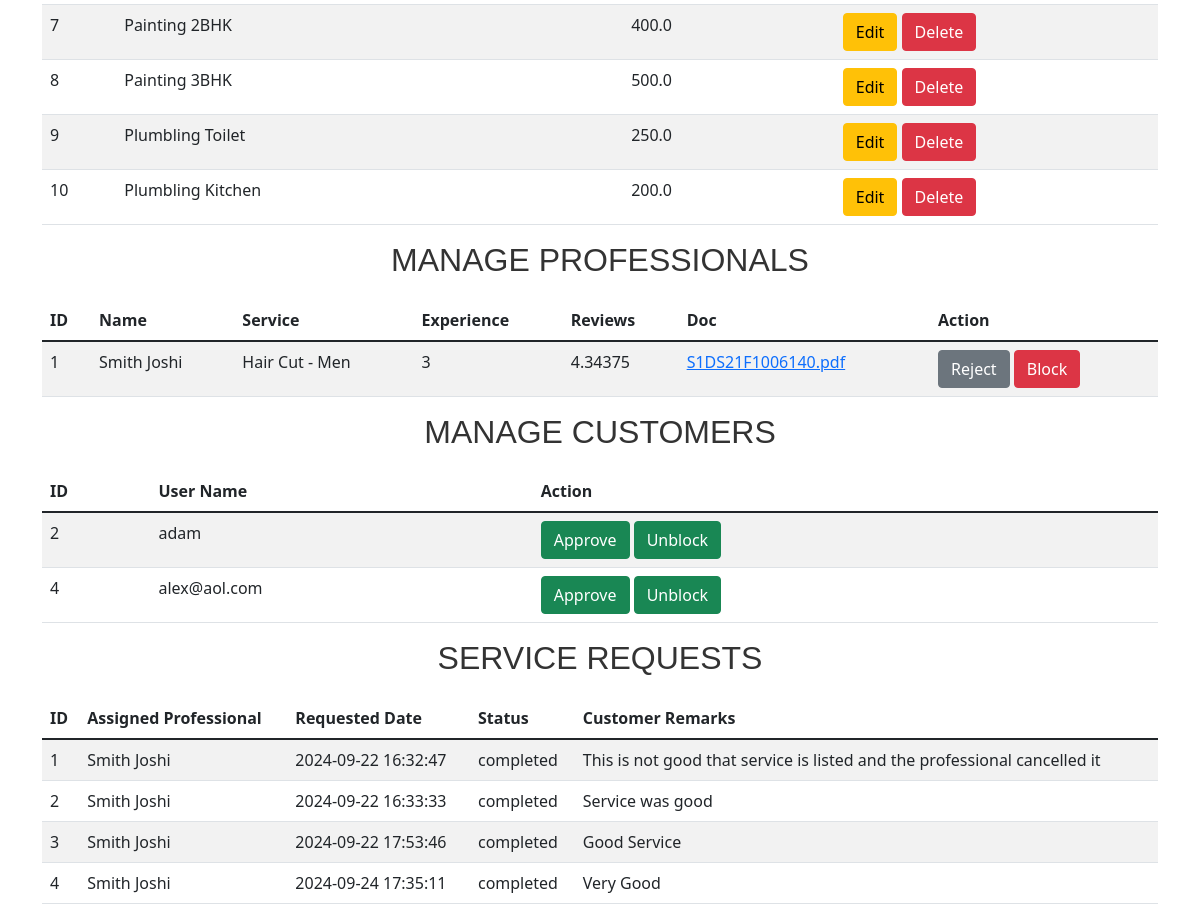
The app's page /admin/dashboard (signed in, lower part), older data.
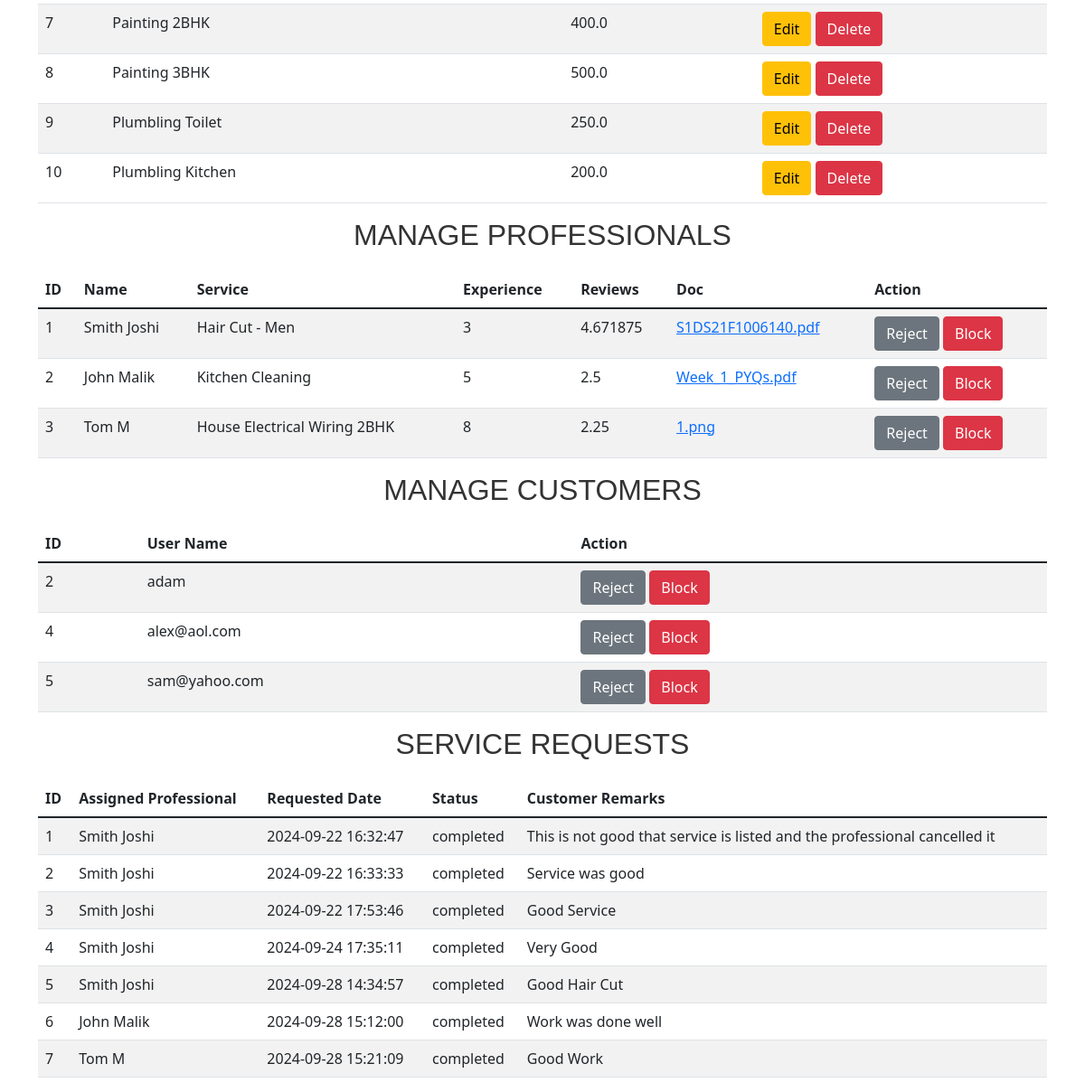
The same page, newer data.
### models.py (models this page shows, shortened)
class Service(db.Model):
    __tablename__ = 'services'
    id = db.Column(db.Integer, primary_key=True)
    name = db.Column(db.String(100), nullable=False)
    price = db.Column(db.Float, nullable=False)
    description = db.Column(db.String(200))
    service_type = db.Column(db.String(50))

class ProfessionalProfile(db.Model):
    __tablename__ = 'professional_profiles'
    id = db.Column(db.Integer, primary_key=True)
    user_id = db.Column(db.Integer, db.ForeignKey('users.id'))
    full_name = db.Column(db.String(100), nullable=False)
    service_type = db.Column(db.String(100), nullable=False)
    experience = db.Column(db.String(100), nullable=False)
    filename = db.Column(db.String(120), nullable=False)
    uploaded_at = db.Column(db.DateTime, default=db.func.current_timestamp())
    address = db.Column(db.String(200),nullable=False)
    pin_code = db.Column(db.String(6), nullable=False)
    reviews = db.Column(db.Float, default=0)

class User(db.Model):
    __tablename__ = 'users'
    id = db.Column(db.Integer, primary_key=True)
    username = db.Column(db.String(100), nullable=False, unique=True)
    password = db.Column(db.String(200), nullable=False)
    role = db.Column(db.String(20), nullable=False)  # Admin, Professional, Customer
    date_created = db.Column(db.DateTime, default=db.func.current_timestamp())
    approve = db.Column(db.Boolean, default=False)
    blocked = db.Column(db.Boolean, default=True)

class ServiceRequest(db.Model):
    __tablename__ = 'service_requests'
    id = db.Column(db.Integer, primary_key=True)
    service_id = db.Column(db.Integer, db.ForeignKey('services.id'))
    customer_id = db.Column(db.Integer, db.ForeignKey('users.id'))
    professional_id = db.Column(db.Integer, db.ForeignKey('users.id'), nullable=True)
    date_of_request = db.Column(db.DateTime, default=db.func.current_timestamp())
    date_of_accept_reject = db.Column(db.DateTime, nullable=True)
    date_of_completion = db.Column(db.DateTime, nullable=True)
    service_status = db.Column(db.String(20))  # requested, accepted, rejected , completed
    remarks = db.Column(db.String(200))

### app.py (the view)
@app.route('/admin/dashboard')
def admin_dashboard():
    if 'admin_user_id' in session:
        user_dict={}
        prof_dict ={}
        service_type={}
        services = Service.query.all()
        professional_profile = ProfessionalProfile.query.all()
        for profile in professional_profile:
            user_dict[profile.user_id] = User.query.filter_by(id=profile.user_id).first()
            service_type[profile.user_id] = Service.query.filter_by(id=profile.service_type).first()
            prof_dict[profile.user_id] = profile
        service_requests = ServiceRequest.query.all()
        users = db.session.query(User.id,User.username,User.approve,User.blocked).filter(User.role=='customer').all()
        return render_template('admin_dashboard.html', services=services, professional_profile=professional_profile, customer_profile=customer_profile, service_requests=service_requests,user_dict=user_dict,service_type=service_type,prof_dict=prof_dict,users=users)
    return redirect(url_for('admin_login'))

### app.py (called while the page is built)
@app.before_request
def create_tables():
    global first_request
    if first_request:
        db.create_all()
        first_request = False

### templates/admin_dashboard.html (shortened to what the changed rows need)
{% extends "base.html" %}
{% block content %}
<div class="row">
    <div class="col-md-12">
        <table class="table table-striped">
            <tbody>
                {% for service in services %}
                <tr>
                    <td>{{ service.id }}</td>
                    <td>{{ service.name }}</td>
                    <td>{{ service.price }}</td>
                    <td>
                        <a href="/admin/services/update_service/{{ service.id }}" class="btn btn-warning">Edit</a>
                        <a href="/admin/services/delete_service/{{ service.id }}" class="btn btn-danger">Delete</a>
                    </td>
                </tr>
                {% endfor %}
            </tbody>
        </table>
        <table class="table table-striped">
            <thead>
                <tr>
                    <th>ID</th>
                    <th>Name</th>
                    <th>Service</th>
                    <th>Experience</th>
                    <th>Reviews</th>
                    <th>Doc</th>
                    <th>Action</th>
                </tr>
            </thead>
            <tbody>
                {% for professional in professional_profile %}
                <tr>
                    <td>{{ professional.id }}</td>
                    <td>{{ professional.full_name }}</td>
                    <td>{{ service_type[professional.user_id].name }}</td>
                    <td>{{ professional.experience }}</td>
                    <td>{{ professional.reviews }}</td>
                    <td><a href="/download/{{ professional.filename }}"  >{{ professional.filename }}</a></td>
                    <td>
                        <a href="/admin/manage_user/{{ professional.user_id }}/approve/{{user_dict[professional.user_id].approve}}" class="btn {{ 'btn-secondary' if user_dict[professional.user_id].approve else 'btn-success' }}">{{ 'Reject' if user_dict[professional.user_id].approve else 'Approve' }}</a>
                        <a href="/admin/manage_user/{{ professional.user_id }}/blocked/{{user_dict[professional.user_id].blocked}}" class="btn {{ 'btn-success' if user_dict[professional.user_id].blocked else 'btn-danger' }}">{{ 'Unblock' if user_dict[professional.user_id].blocked else 'Block' }}</a>
                    </td>
                </tr>
                {% endfor %}
            </tbody>
        </table>
        <table class="table table-striped">
            <thead>
                <tr>
                    <th>ID</th>
                    <th>User Name</th>
                    <th>Action</th>
                </tr>
            </thead>
            <tbody>
                {% for user in users %}
                <tr>
                    <td>{{ user[0] }}</td>
                    <td>{{ user[1] }}</td>
                    <td>
                        <a href="/admin/manage_user/{{ user[0] }}/approve/{{user[2]}}" class="btn {{ 'btn-secondary' if user[2] else 'btn-success' }}">{{ 'Reject' if user[2] else 'Approve' }}</a>
                        <a href="/admin/manage_user/{{ user[0] }}/blocked/{{user[3]}}" class="btn {{ 'btn-success' if user[3] else 'btn-danger' }}">{{ 'Unblock' if user[3] else 'Block' }}</a>
                    </td>
                </tr>
                {% endfor %}
            </tbody>
        </table>
        <table class="table table-striped">
            <thead>
                <tr>
                    <th>ID</th>
                    <th>Assigned Professional</th>
                    <th>Requested Date</th>
                    <th>Status</th>
                    <th>Customer Remarks</th>
                </tr>
            </thead>
            <tbody>
                {% for service_request in service_requests%}
                <tr>
                    <td>{{ service_request.id }}</td>
                    <td>{{ prof_dict[service_request.professional_id].full_name}}</td>
                    <td>{{ service_request.date_of_request}}</td>
                    <td>{{ service_request.service_status}}</td>
                    <td>{{ service_request.remarks if service_request.remarks else ""}}</td>
                </tr>
                {% endfor %}
            </tbody>
        </table>
    </div>
</div>
{% endblock %}

Row changes from the older to the newer data that the page shows:
changed ProfessionalProfile "Smith Joshi": reviews "4.34375" → "4.671875"
added ProfessionalProfile: id "2", full_name "John Malik", experience "5", reviews "2.5", filename "Week_1_PYQs.pdf"
now on this page (row unchanged): Service: name "Kitchen Cleaning"
added User: approve "Reject", blocked "Block"
added ProfessionalProfile: id "3", full_name "Tom M", experience "8", reviews "2.25", filename "1.png"
now on this page (row unchanged): Service: name "House Electrical Wiring 2BHK"
added User: approve "Reject", blocked "Block"
changed User "adam": approve "Approve" → "Reject"; blocked "Unblock" → "Block"
changed User "alex@aol.com": approve "Approve" → "Reject"; blocked "Unblock" → "Block"
added User: id "5", username "sam@yahoo.com", approve "Reject", blocked "Block"
added ServiceRequest: id "5", {{ prof_dict[service_request.professional_id].full_name }} "Smith Joshi", date_of_request "2024-09-28 14:34:57", service_status "completed", remarks "Good Hair Cut"
added ServiceRequest: id "6", date_of_request "2024-09-28 15:12:00", service_status "completed", remarks "Work was done well"
added ServiceRequest: id "7", date_of_request "2024-09-28 15:21:09", service_status "completed", remarks "Good Work"
